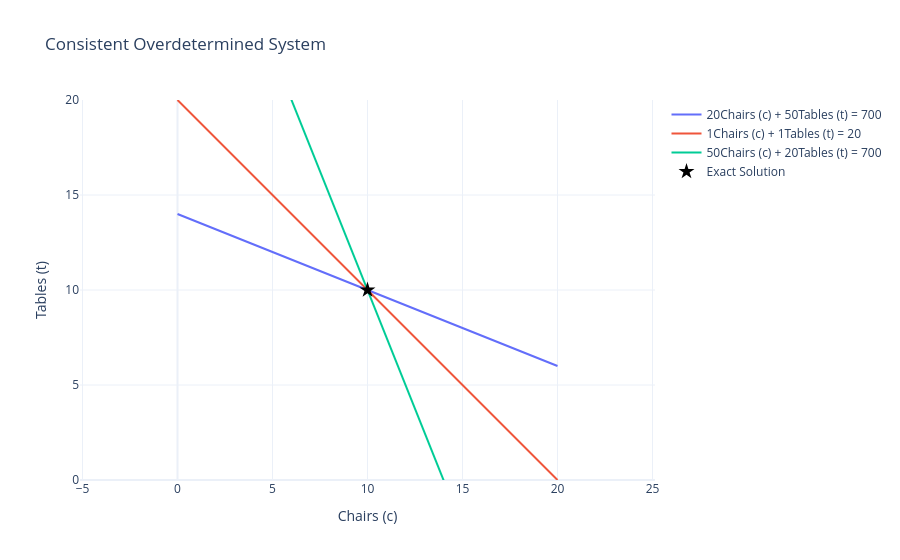

The notebook cell saved with this chart:
### Markdown cell above
## Example 1: Consistent Overdetermined System

Let's look at a system with 3 equations but only 2 variables.

(1) $20 c + 50 t = 700$  
(2) $c + t = 20$  
(3) $50 c + 20 t = 700$  

$$
\begin{pmatrix}
 20 & 50  \\
 1 & 1 \\
 50 & 20
 \end{pmatrix}
 \begin{pmatrix}
 c \\
 t
 \end{pmatrix} =
 \begin{pmatrix}
 700 \\
 20 \\
 700
 \end{pmatrix}
$$

Since it's still a linear system, lets inspect this graphically:

### Code cell
A = [[20, 50], [1, 1], [50, 20]]
b = [700, 20, 700]

fig = exe.visual_solve_2d(A, b)
fig.show()
